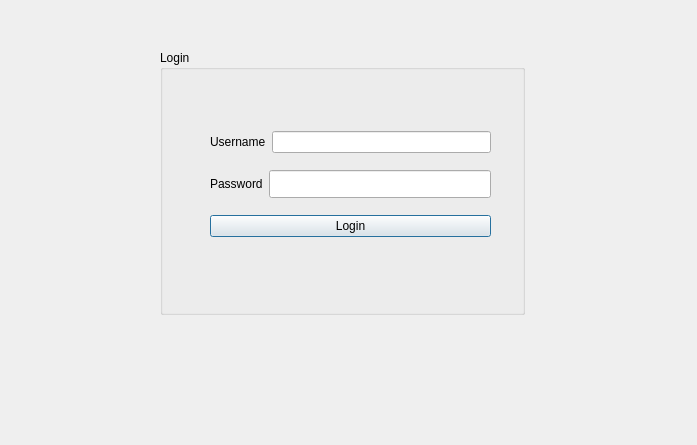
<?xml version="1.0" encoding="UTF-8"?>
<ui version="4.0">
 <class>Login</class>
 <widget class="QDialog" name="Login">
  <property name="geometry">
   <rect>
    <x>0</x>
    <y>0</y>
    <width>697</width>
    <height>445</height>
   </rect>
  </property>
  <property name="windowTitle">
   <string>Login</string>
  </property>
  <widget class="QGroupBox" name="groupBox_2">
   <property name="geometry">
    <rect>
     <x>160</x>
     <y>50</y>
     <width>365</width>
     <height>265</height>
    </rect>
   </property>
   <property name="title">
    <string>Login</string>
   </property>
   <widget class="QWidget" name="layoutWidget">
    <property name="geometry">
     <rect>
      <x>50</x>
      <y>70</y>
      <width>281</width>
      <height>131</height>
     </rect>
    </property>
    <layout class="QVBoxLayout" name="verticalLayout_2">
     <item>
      <layout class="QHBoxLayout" name="horizontalLayout_4">
       <item>
        <widget class="QLabel" name="username_login">
         <property name="text">
          <string>Username</string>
         </property>
        </widget>
       </item>
       <item>
        <widget class="QLineEdit" name="lineEdit_username_li"/>
       </item>
      </layout>
     </item>
     <item>
      <layout class="QHBoxLayout" name="horizontalLayout_5">
       <item>
        <widget class="QLabel" name="password_login">
         <property name="text">
          <string>Password</string>
         </property>
        </widget>
       </item>
       <item>
        <widget class="QLineEdit" name="lineEdit_password_li">
         <property name="minimumSize">
          <size>
           <width>173</width>
           <height>28</height>
          </size>
         </property>
        </widget>
       </item>
      </layout>
     </item>
     <item>
      <widget class="QPushButton" name="Login_2">
       <property name="text">
        <string>Login</string>
       </property>
      </widget>
     </item>
    </layout>
   </widget>
  </widget>
 </widget>
 <resources/>
 <connections/>
</ui>
